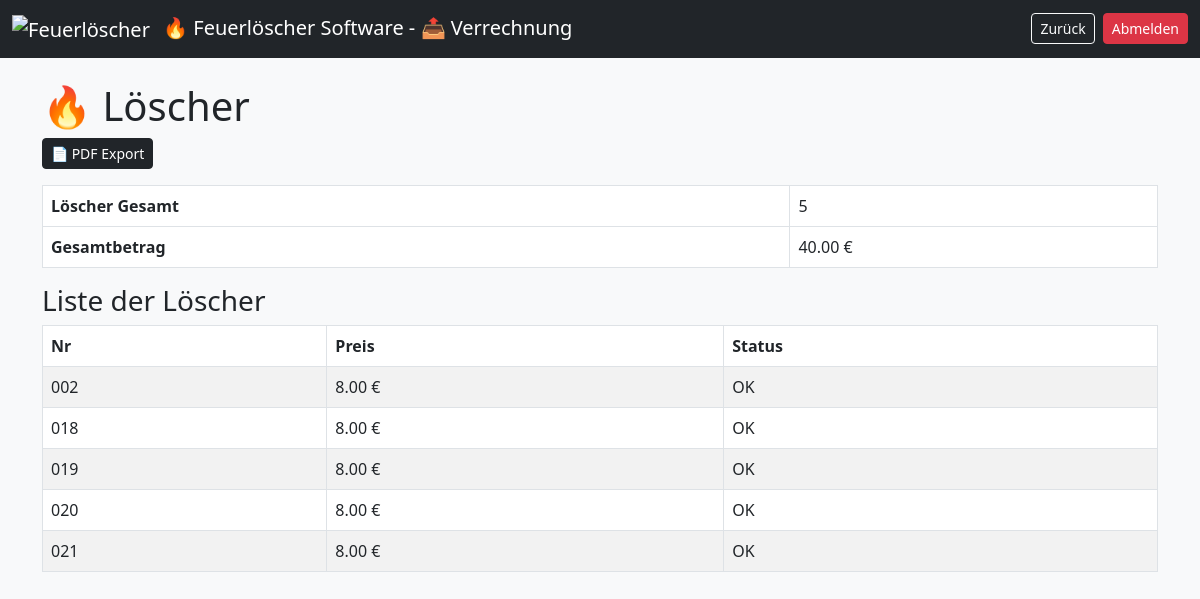
/verrechnung.php (signed in), run on an earlier commit of the app's database.
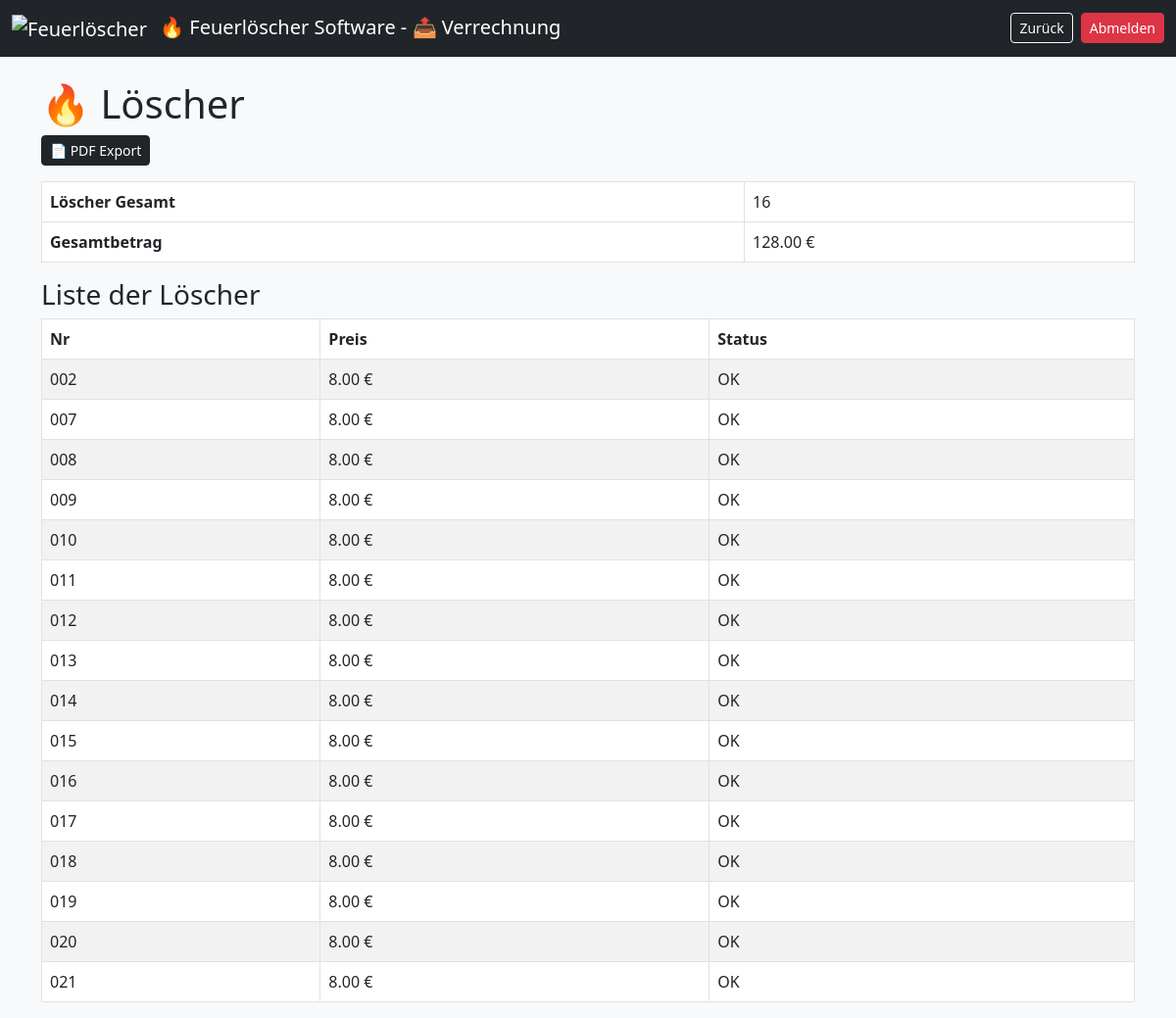
And on a later commit of the database.
### tables this page shows
CREATE TABLE loescher (
    id INTEGER PRIMARY KEY AUTOINCREMENT,
    nummer TEXT UNIQUE,
    name TEXT,
    zeitstempel TEXT,
    typ TEXT,
    preis REAL,
    loeschertyp TEXT,
    menge REAL,
    einheit TEXT,
    etikett_gedruckt INTEGER,
    abholschein_gedruckt INTEGER,
    bezahlt INTEGER,
    geprueft INTEGER,
    abgeholt INTEGER,
    defekt INTEGER,
    info TEXT,
    active INTEGER
);

### verrechnung.php (the view, shortened to what this page needs)
<?php
$db = getDB();
$result = $db->query("SELECT * FROM loescher WHERE active=1");
$allLoscher = [];
while ($row = $result->fetchArray(SQLITE3_ASSOC)) {
    $allLoscher[] = $row;
}
$stats = [
    'gesamt' => 0,
    'ok' => 0,
    'defekt' => 0,
    'nicht_geprueft' => 0
];
function getPreis($typ) {
    switch ($typ) {
        case 'Standard': return PREIS_RABATT;
    }
}
$gefilterteLoscher = [];
foreach ($allLoscher as $l) {
    if ($l['defekt']) {
        $status = 'defekt';
        $statusText = 'Defekt';
    } elseif (!$l['geprueft']) {
        $statusText = 'Nicht geprüft';
    } else {
        $statusText = 'OK';
    }
    $istVerrechenbar = (
        !$l['defekt'] &&
        $l['bezahlt'] &&
        $l['typ'] !== 'Gratis' &&
        $l['geprueft']
    );
    if (!$istVerrechenbar) {
        continue;
    }
    $vollpreis = getPreis($l['typ']);
    $stats['gesamt']++;
    $l['statusText'] = $statusText;
    $l['vollpreis'] = $vollpreis;
    $gefilterteLoscher[] = $l;
}
$gesamtGewinnFirma = $stats['gesamt'] * PREIS_RABATT;
?>
<!DOCTYPE html>
<html>
<head>
<link href="https://cdn.jsdelivr.net/npm/bootstrap@5.3.0/dist/css/bootstrap.min.css" rel="stylesheet" />
</head>
<body class="bg-light">
<nav class="navbar navbar-expand-lg navbar-dark bg-dark">
    <div class="container-fluid">
        <span class="navbar-brand">
            <img src="./images/Feuerlöscher.ico" alt="Feuerlöscher" width="24" height="24" class="me-2">
            &#128293; Feuerlöscher Software - &#128228; Verrechnung
        </span>
        <div class="d-flex gap-2">
            <a href="index.php" class="btn btn-outline-light btn-sm">
                Zurück
            </a>
            <a href="?logout=1" class="btn btn-danger btn-sm">
                Abmelden
            </a>
        </div>
    </div>
</nav>
<div class="container mt-4">
    <h1>&#128293; Löscher</h1>
    <div class="mb-3">
       <a href="verrechnung_export_pdf.php" target="_blank" rel="noopener noreferrer" class="btn btn-dark btn-sm">
            📄 PDF Export
        </a>
    </div>
    <table class="table table-bordered w-100">
        <tr><th>Löscher Gesamt</th><td><?= $stats['gesamt'] ?></td></tr>
        <tr><th>Gesamtbetrag</th><td><?= number_format($gesamtGewinnFirma,2) ?> €</td></tr>
    </table>
    <h3>Liste der Löscher</h3>
    <table class="table table-striped table-bordered">
        <thead>
            <tr>
                <th>Nr</th>
                <th>Preis</th>
                <th>Status</th>
            </tr>
        </thead>
        <tbody>
            <?php foreach ($gefilterteLoscher as $v): ?>
            <?php
                if ($v['defekt']) $class='status-defekt';
                elseif (!$v['geprueft']) $class='status-nicht_geprueft';
                else $class='status-ok';
            ?>
            <tr class="<?= $class ?>">
                <td><?= sprintf("%03d", $v['nummer']) ?></td>
                <td><?= number_format($v['vollpreis'],2) ?> €</td>
                <td><?= $v['statusText'] ?></td>
            </tr>
            <?php endforeach; ?>
        </tbody>
    </table>
</div>
</body>
</html>

What changed in the data, as far as the page shows it:
no longer on this page (row unchanged): loescher: id "5", id "40.00"
now on this page (row edited): loescher: id "16", id "128.00", nummer "016", vollpreis "8.00", statusText "OK"
now on this page (row edited): loescher: nummer "007", vollpreis "8.00", statusText "OK"
now on this page (row edited): loescher: nummer "008", id "8.00", statusText "OK"
now on this page (row edited): loescher: nummer "009", vollpreis "8.00", statusText "OK"
now on this page (row edited): loescher: nummer "010", vollpreis "8.00", statusText "OK"
now on this page (row edited): loescher: nummer "011", vollpreis "8.00", statusText "OK"
now on this page (row edited): loescher: nummer "012", vollpreis "8.00", statusText "OK"
now on this page (row edited): loescher: nummer "013", vollpreis "8.00", statusText "OK"
now on this page (row edited): loescher: nummer "014", vollpreis "8.00", statusText "OK"
now on this page (row edited): loescher: nummer "015", vollpreis "8.00", statusText "OK"
now on this page (row edited): loescher: nummer "017", vollpreis "8.00", statusText "OK"
